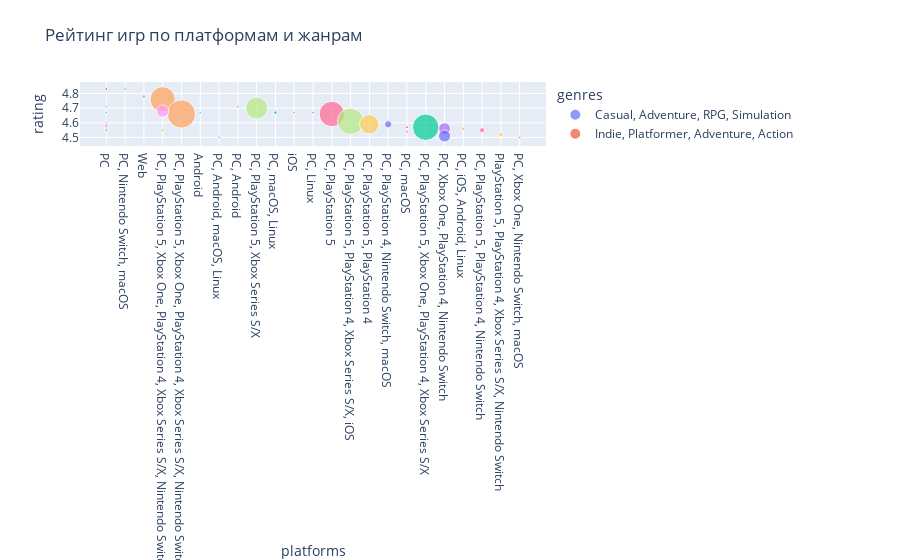

The cell this chart's notebook holds for it:
### Code cell
fig = px.scatter(
    df_analysis,
    x='platforms',
    y='rating',
    size='sales_millions',
    color='genres',
    hover_name='name',
    title='Рейтинг игр по платформам и жанрам'
)
fig.show()

### Figure 1 — Plotly figure (JSON) as saved in the notebook; plotly's stock layout.template omitted (floating-point values rounded to 4 significant figures)
{"data": [{"hovertemplate": "<b>%{hovertext}</b><br><br>genres=Casual, Adventure, RPG, Simulation<br>platforms=%{x}<br>rating=%{y}<br>sales_millions=%{marker.size}<extra></extra>", "hovertext": ["Winter Memories"], "legendgroup": "Casual, Adventure, RPG, Simulation", "marker": {"color": "#636efa", "size": [0.0006], "sizemode": "area", "sizeref": 0.0001595, "symbol": "circle"}, "mode": "markers", "name": "Casual, Adventure, RPG, Simulation", "orientation": "v", "showlegend": true, "type": "scatter", "x": ["PC"], "xaxis": "x", "y": [4.83], "yaxis": "y"}, {"hovertemplate": "<b>%{hovertext}</b><br><br>genres=Indie, Platformer, Adventure, Action<br>platforms=%{x}<br>rating=%{y}<br>sales_millions=%{marker.size}<extra></extra>", "hovertext": ["Sonic Triple Trouble 16-Bit (NoahNCopeland)"], "legendgroup": "Indie, Platformer, Adventure, Action", "marker": {"color": "#EF553B", "size": [0.0006], "sizemode": "area", "sizeref": 0.0001595, "symbol": "circle"}, "mode": "markers", "name": "Indie, Platformer, Adventure, Action", "orientation": "v", "showlegend": true, "type": "scatter", "x": ["PC"], "xaxis": "x", "y": [4.83], "yaxis": "y"}, {"hovertemplate": "<b>%{hovertext}</b><br><br>genres=Indie, Adventure<br>platforms=%{x}<br>rating=%{y}<br>sales_millions=%{marker.size}<extra></extra>", "hovertext": ["No Case Should Remain Unsolved"], "legendgroup": "Indie, Adventure", "marker": {"color": "#00cc96", "size": [0.0006], "sizemode": "area", "sizeref": 0.0001595, "symbol": "circle"}, "mode": "markers", "name": "Indie, Adventure", "orientation": "v", "showlegend": true, "type": "scatter", "x": ["PC, Nintendo Switch, macOS"], "xaxis": "x", "y": [4.83], "yaxis": "y"}, {"hovertemplate": "<b>%{hovertext}</b><br><br>genres=Action, Fighting<br>platforms=%{x}<br>rating=%{y}<br>sales_millions=%{marker.size}<extra></extra>", "hovertext": ["Hellversus"], "legendgroup": "Action, Fighting", "marker": {"color": "#ab63fa", "size": [0.0008], "sizemode": "area", "sizeref": 0.0001595, "symbol": "circle"}, "mode": "markers", "name": "Action, Fighting", "orientation": "v", "showlegend": true, "type": "scatter", "x": ["Web"], "xaxis": "x", "y": [4.78], "yaxis": "y"}, {"hovertemplate": "<b>%{hovertext}</b><br><br>genres=Adventure, RPG<br>platforms=%{x}<br>rating=%{y}<br>sales_millions=%{marker.size}<extra></extra>", "hovertext": ["Persona 5 Royal", "Disco Elysium: Final Cut"], "legendgroup": "Adventure, RPG", "marker": {"color": "#FFA15A", "size": [0.0509, 0.0638], "sizemode": "area", "sizeref": 0.0001595, "symbol": "circle"}, "mode": "markers", "name": "Adventure, RPG", "orientation": "v", "showlegend": true, "type": "scatter", "x": ["PC, PlayStation 5, Xbox One, PlayStation 4, Xbox Series S/X, Nintendo Switch", "PC, PlayStation 5, Xbox One, PlayStation 4, Xbox Series S/X, Nintendo Switch, iOS, macOS"], "xaxis": "x", "y": [4.76, 4.66], "yaxis": "y"}, {"hovertemplate": "<b>%{hovertext}</b><br><br>genres=<br>platforms=%{x}<br>rating=%{y}<br>sales_millions=%{marker.size}<extra></extra>", "hovertext": ["FNaF: Running in the 80's - FNaF Fan-Game", "Outlast Mobile Demo", "Tyl3R5", "Wrapper Offline (MEGA)"], "legendgroup": "", "marker": {"color": "#19d3f3", "size": [0.0005, 0.0006, 0.001, 0.0007], "sizemode": "area", "sizeref": 0.0001595, "symbol": "circle"}, "mode": "markers", "name": "", "orientation": "v", "showlegend": false, "type": "scatter", "x": ["PC", "Android", "PC", "PC, Android, macOS, Linux"], "xaxis": "x", "y": [4.71, 4.67, 4.55, 4.5], "yaxis": "y"}, {"hovertemplate": "<b>%{hovertext}</b><br><br>genres=Casual, Indie, Arcade<br>platforms=%{x}<br>rating=%{y}<br>sales_millions=%{marker.size}<extra></extra>", "hovertext": ["Geometry Dash RazorLeaf"], "legendgroup": "Casual, Indie, Arcade", "marker": {"color": "#FF6692", "size": [0.0006], "sizemode": "area", "sizeref": 0.0001595, "symbol": "circle"}, "mode": "markers", "name": "Casual, Indie, Arcade", "orientation": "v", "showlegend": true, "type": "scatter", "x": ["PC, Android"], "xaxis": "x", "y": [4.71], "yaxis": "y"}, {"hovertemplate": "<b>%{hovertext}</b><br><br>genres=Shooter, Action<br>platforms=%{x}<br>rating=%{y}<br>sales_millions=%{marker.size}<extra></extra>", "hovertext": ["Cyberpunk 2077: Phantom Liberty"], "legendgroup": "Shooter, Action", "marker": {"color": "#B6E880", "size": [0.0388], "sizemode": "area", "sizeref": 0.0001595, "symbol": "circle"}, "mode": "markers", "name": "Shooter, Action", "orientation": "v", "showlegend": true, "type": "scatter", "x": ["PC, PlayStation 5, Xbox Series S/X"], "xaxis": "x", "y": [4.7], "yaxis": "y"}, {"hovertemplate": "<b>%{hovertext}</b><br><br>genres=Action<br>platforms=%{x}<br>rating=%{y}<br>sales_millions=%{marker.size}<extra></extra>", "hovertext": ["The Binding of Isaac: Repentance", "I Am Your Beast"], "legendgroup": "Action", "marker": {"color": "#FF97FF", "size": [0.0121, 0.0011], "sizemode": "area", "sizeref": 0.0001595, "symbol": "circle"}, "mode": "markers", "name": "Action", "orientation": "v", "showlegend": true, "type": "scatter", "x": ["PC, PlayStation 5, Xbox One, PlayStation 4, Xbox Series S/X, Nintendo Switch", "PC"], "xaxis": "x", "y": [4.68, 4.55], "yaxis": "y"}, {"hovertemplate": "<b>%{hovertext}</b><br><br>genres=Indie, Adventure, Action<br>platforms=%{x}<br>rating=%{y}<br>sales_millions=%{marker.size}<extra></extra>", "hovertext": ["Red Matter 2"], "legendgroup": "Indie, Adventure, Action", "marker": {"color": "#FECB52", "size": [0.0006], "sizemode": "area", "sizeref": 0.0001595, "symbol": "circle"}, "mode": "markers", "name": "Indie, Adventure, Action", "orientation": "v", "showlegend": true, "type": "scatter", "x": ["PC"], "xaxis": "x", "y": [4.67], "yaxis": "y"}, {"hovertemplate": "<b>%{hovertext}</b><br><br>genres=Casual, Indie<br>platforms=%{x}<br>rating=%{y}<br>sales_millions=%{marker.size}<extra></extra>", "hovertext": ["Athanasy"], "legendgroup": "Casual, Indie", "marker": {"color": "#636efa", "size": [0.0006], "sizemode": "area", "sizeref": 0.0001595, "symbol": "circle"}, "mode": "markers", "name": "Casual, Indie", "orientation": "v", "showlegend": true, "type": "scatter", "x": ["PC, macOS, Linux"], "xaxis": "x", "y": [4.67], "yaxis": "y"}, {"hovertemplate": "<b>%{hovertext}</b><br><br>genres=Adventure, Puzzle<br>platforms=%{x}<br>rating=%{y}<br>sales_millions=%{marker.size}<extra></extra>", "hovertext": ["Death Palette"], "legendgroup": "Adventure, Puzzle", "marker": {"color": "#EF553B", "size": [0.0005], "sizemode": "area", "sizeref": 0.0001595, "symbol": "circle"}, "mode": "markers", "name": "Adventure, Puzzle", "orientation": "v", "showlegend": true, "type": "scatter", "x": ["iOS"], "xaxis": "x", "y": [4.67], "yaxis": "y"}, {"hovertemplate": "<b>%{hovertext}</b><br><br>genres=Casual, Indie, Adventure, Action<br>platforms=%{x}<br>rating=%{y}<br>sales_millions=%{marker.size}<extra></extra>", "hovertext": ["Shoot Shoot My Waifu"], "legendgroup": "Casual, Indie, Adventure, Action", "marker": {"color": "#00cc96", "size": [0.0009], "sizemode": "area", "sizeref": 0.0001595, "symbol": "circle"}, "mode": "markers", "name": "Casual, Indie, Adventure, Action", "orientation": "v", "showlegend": true, "type": "scatter", "x": ["PC, macOS, Linux"], "xaxis": "x", "y": [4.67], "yaxis": "y"}, {"hovertemplate": "<b>%{hovertext}</b><br><br>genres=Simulation<br>platforms=%{x}<br>rating=%{y}<br>sales_millions=%{marker.size}<extra></extra>", "hovertext": ["siren head simulator (mr bonnie)", "FNAF SANDBOX"], "legendgroup": "Simulation", "marker": {"color": "#ab63fa", "size": [0.0006, 0.001], "sizemode": "area", "sizeref": 0.0001595, "symbol": "circle"}, "mode": "markers", "name": "Simulation", "orientation": "v", "showlegend": true, "type": "scatter", "x": ["PC, Linux", "PC"], "xaxis": "x", "y": [4.67, 4.58], "yaxis": "y"}, {"hovertemplate": "<b>%{hovertext}</b><br><br>genres=Strategy, Puzzle<br>platforms=%{x}<br>rating=%{y}<br>sales_millions=%{marker.size}<extra></extra>", "hovertext": ["One Night at Flumpty's"], "legendgroup": "Strategy, Puzzle", "marker": {"color": "#FFA15A", "size": [0.0006], "sizemode": "area", "sizeref": 0.0001595, "symbol": "circle"}, "mode": "markers", "name": "Strategy, Puzzle", "orientation": "v", "showlegend": true, "type": "scatter", "x": ["iOS"], "xaxis": "x", "y": [4.67], "yaxis": "y"}, {"hovertemplate": "<b>%{hovertext}</b><br><br>genres=Adventure, Action, RPG, Indie, Massively Multiplayer<br>platforms=%{x}<br>rating=%{y}<br>sales_millions=%{marker.size}<extra></extra>", "hovertext": ["ARK: Survival Ascended"], "legendgroup": "Adventure, Action, RPG, Indie, Massively Multiplayer", "marker": {"color": "#19d3f3", "size": [0.0006], "sizemode": "area", "sizeref": 0.0001595, "symbol": "circle"}, "mode": "markers", "name": "Adventure, Action, RPG, Indie, Massively Multiplayer", "orientation": "v", "showlegend": true, "type": "scatter", "x": ["PC"], "xaxis": "x", "y": [4.67], "yaxis": "y"}, {"hovertemplate": "<b>%{hovertext}</b><br><br>genres=Shooter, Adventure, Action<br>platforms=%{x}<br>rating=%{y}<br>sales_millions=%{marker.size}<extra></extra>", "hovertext": ["The Last of Us Part I"], "legendgroup": "Shooter, Adventure, Action", "marker": {"color": "#FF6692", "size": [0.0514], "sizemode": "area", "sizeref": 0.0001595, "symbol": "circle"}, "mode": "markers", "name": "Shooter, Adventure, Action", "orientation": "v", "showlegend": true, "type": "scatter", "x": ["PC, PlayStation 5"], "xaxis": "x", "y": [4.66], "yaxis": "y"}, {"hovertemplate": "<b>%{hovertext}</b><br><br>genres=Adventure, Action<br>platforms=%{x}<br>rating=%{y}<br>sales_millions=%{marker.size}<extra></extra>", "hovertext": ["Resident Evil 4", "Beyond Good & Evil - 20th Anniversary Edition"], "legendgroup": "Adventure, Action", "marker": {"color": "#B6E880", "size": [0.0553, 0.0011], "sizemode": "area", "sizeref": 0.0001595, "symbol": "circle"}, "mode": "markers", "name": "Adventure, Action", "orientation": "v", "showlegend": true, "type": "scatter", "x": ["PC, PlayStation 5, PlayStation 4, Xbox Series S/X, iOS", "PC, PlayStation 5, Xbox One, PlayStation 4, Xbox Series S/X, Nintendo Switch"], "xaxis": "x", "y": [4.61, 4.55], "yaxis": "y"}, {"hovertemplate": "<b>%{hovertext}</b><br><br>genres=Casual<br>platforms=%{x}<br>rating=%{y}<br>sales_millions=%{marker.size}<extra></extra>", "hovertext": ["Desert Stalker (2022)", "What a Legend!"], "legendgroup": "Casual", "marker": {"color": "#FF97FF", "size": [0.001, 0.0011], "sizemode": "area", "sizeref": 0.0001595, "symbol": "circle"}, "mode": "markers", "name": "Casual", "orientation": "v", "showlegend": true, "type": "scatter", "x": ["PC", "PC"], "xaxis": "x", "y": [4.6, 4.58], "yaxis": "y"}, {"hovertemplate": "<b>%{hovertext}</b><br><br>genres=Adventure, Action, RPG<br>platforms=%{x}<br>rating=%{y}<br>sales_millions=%{marker.size}<extra></extra>", "hovertext": ["Ghost of Tsushima Director's Cut"], "legendgroup": "Adventure, Action, RPG", "marker": {"color": "#FECB52", "size": [0.0301], "sizemode": "area", "sizeref": 0.0001595, "symbol": "circle"}, "mode": "markers", "name": "Adventure, Action, RPG", "orientation": "v", "showlegend": true, "type": "scatter", "x": ["PC, PlayStation 5, PlayStation 4"], "xaxis": "x", "y": [4.59], "yaxis": "y"}, {"hovertemplate": "<b>%{hovertext}</b><br><br>genres=Indie, Adventure, Action, RPG<br>platforms=%{x}<br>rating=%{y}<br>sales_millions=%{marker.size}<extra></extra>", "hovertext": ["Deltarune: Chapter 2"], "legendgroup": "Indie, Adventure, Action, RPG", "marker": {"color": "#636efa", "size": [0.0043], "sizemode": "area", "sizeref": 0.0001595, "symbol": "circle"}, "mode": "markers", "name": "Indie, Adventure, Action, RPG", "orientation": "v", "showlegend": true, "type": "scatter", "x": ["PC, PlayStation 4, Nintendo Switch, macOS"], "xaxis": "x", "y": [4.59], "yaxis": "y"}, {"hovertemplate": "<b>%{hovertext}</b><br><br>genres=Casual, Indie, Adventure<br>platforms=%{x}<br>rating=%{y}<br>sales_millions=%{marker.size}<extra></extra>", "hovertext": ["Lil' Guardsman"], "legendgroup": "Casual, Indie, Adventure", "marker": {"color": "#EF553B", "size": [0.0007], "sizemode": "area", "sizeref": 0.0001595, "symbol": "circle"}, "mode": "markers", "name": "Casual, Indie, Adventure", "orientation": "v", "showlegend": true, "type": "scatter", "x": ["PC, macOS"], "xaxis": "x", "y": [4.57], "yaxis": "y"}, {"hovertemplate": "<b>%{hovertext}</b><br><br>genres=Shooter, Adventure, Action, RPG<br>platforms=%{x}<br>rating=%{y}<br>sales_millions=%{marker.size}<extra></extra>", "hovertext": ["Mass Effect: Legendary Edition"], "legendgroup": "Shooter, Adventure, Action, RPG", "marker": {"color": "#00cc96", "size": [0.0556], "sizemode": "area", "sizeref": 0.0001595, "symbol": "circle"}, "mode": "markers", "name": "Shooter, Adventure, Action, RPG", "orientation": "v", "showlegend": true, "type": "scatter", "x": ["PC, PlayStation 5, Xbox One, PlayStation 4, Xbox Series S/X"], "xaxis": "x", "y": [4.57], "yaxis": "y"}, {"hovertemplate": "<b>%{hovertext}</b><br><br>genres=Adventure<br>platforms=%{x}<br>rating=%{y}<br>sales_millions=%{marker.size}<extra></extra>", "hovertext": ["Outer Wilds - Echoes of the Eye"], "legendgroup": "Adventure", "marker": {"color": "#ab63fa", "size": [0.0112], "sizemode": "area", "sizeref": 0.0001595, "symbol": "circle"}, "mode": "markers", "name": "Adventure", "orientation": "v", "showlegend": true, "type": "scatter", "x": ["PC, Xbox One, PlayStation 4, Nintendo Switch"], "xaxis": "x", "y": [4.56], "yaxis": "y"}, {"hovertemplate": "<b>%{hovertext}</b><br><br>genres=Puzzle<br>platforms=%{x}<br>rating=%{y}<br>sales_millions=%{marker.size}<extra></extra>", "hovertext": ["shapez"], "legendgroup": "Puzzle", "marker": {"color": "#FFA15A", "size": [0.0009], "sizemode": "area", "sizeref": 0.0001595, "symbol": "circle"}, "mode": "markers", "name": "Puzzle", "orientation": "v", "showlegend": true, "type": "scatter", "x": ["PC, iOS, Android, Linux"], "xaxis": "x", "y": [4.56], "yaxis": "y"}, {"hovertemplate": "<b>%{hovertext}</b><br><br>genres=Casual, Indie, Action<br>platforms=%{x}<br>rating=%{y}<br>sales_millions=%{marker.size}<extra></extra>", "hovertext": ["The Citadel"], "legendgroup": "Casual, Indie, Action", "marker": {"color": "#19d3f3", "size": [0.0009], "sizemode": "area", "sizeref": 0.0001595, "symbol": "circle"}, "mode": "markers", "name": "Casual, Indie, Action", "orientation": "v", "showlegend": true, "type": "scatter", "x": ["PC"], "xaxis": "x", "y": [4.56], "yaxis": "y"}, {"hovertemplate": "<b>%{hovertext}</b><br><br>genres=Strategy<br>platforms=%{x}<br>rating=%{y}<br>sales_millions=%{marker.size}<extra></extra>", "hovertext": ["Octopath Traveler 2"], "legendgroup": "Strategy", "marker": {"color": "#FF6692", "size": [0.0022], "sizemode": "area", "sizeref": 0.0001595, "symbol": "circle"}, "mode": "markers", "name": "Strategy", "orientation": "v", "showlegend": true, "type": "scatter", "x": ["PC, PlayStation 5, PlayStation 4, Nintendo Switch"], "xaxis": "x", "y": [4.55], "yaxis": "y"}, {"hovertemplate": "<b>%{hovertext}</b><br><br>genres=Shooter, Indie, Action<br>platforms=%{x}<br>rating=%{y}<br>sales_millions=%{marker.size}<extra></extra>", "hovertext": ["HYPER DEMON"], "legendgroup": "Shooter, Indie, Action", "marker": {"color": "#B6E880", "size": [0.0011], "sizemode": "area", "sizeref": 0.0001595, "symbol": "circle"}, "mode": "markers", "name": "Shooter, Indie, Action", "orientation": "v", "showlegend": true, "type": "scatter", "x": ["PC"], "xaxis": "x", "y": [4.55], "yaxis": "y"}, {"hovertemplate": "<b>%{hovertext}</b><br><br>genres=Casual, Adventure, Action, RPG<br>platforms=%{x}<br>rating=%{y}<br>sales_millions=%{marker.size}<extra></extra>", "hovertext": ["Minishoot' Adventures"], "legendgroup": "Casual, Adventure, Action, RPG", "marker": {"color": "#FF97FF", "size": [0.0012], "sizemode": "area", "sizeref": 0.0001595, "symbol": "circle"}, "mode": "markers", "name": "Casual, Adventure, Action, RPG", "orientation": "v", "showlegend": true, "type": "scatter", "x": ["PC, macOS"], "xaxis": "x", "y": [4.54], "yaxis": "y"}, {"hovertemplate": "<b>%{hovertext}</b><br><br>genres=Strategy, RPG<br>platforms=%{x}<br>rating=%{y}<br>sales_millions=%{marker.size}<extra></extra>", "hovertext": ["Unicorn Overlord"], "legendgroup": "Strategy, RPG", "marker": {"color": "#FECB52", "size": [0.0018], "sizemode": "area", "sizeref": 0.0001595, "symbol": "circle"}, "mode": "markers", "name": "Strategy, RPG", "orientation": "v", "showlegend": true, "type": "scatter", "x": ["PlayStation 5, PlayStation 4, Xbox Series S/X, Nintendo Switch"], "xaxis": "x", "y": [4.52], "yaxis": "y"}, {"hovertemplate": "<b>%{hovertext}</b><br><br>genres=Platformer<br>platforms=%{x}<br>rating=%{y}<br>sales_millions=%{marker.size}<extra></extra>", "hovertext": ["Cuphead: The Delicious Last Course"], "legendgroup": "Platformer", "marker": {"color": "#636efa", "size": [0.0117], "sizemode": "area", "sizeref": 0.0001595, "symbol": "circle"}, "mode": "markers", "name": "Platformer", "orientation": "v", "showlegend": true, "type": "scatter", "x": ["PC, Xbox One, PlayStation 4, Nintendo Switch"], "xaxis": "x", "y": [4.51], "yaxis": "y"}, {"hovertemplate": "<b>%{hovertext}</b><br><br>genres=Indie<br>platforms=%{x}<br>rating=%{y}<br>sales_millions=%{marker.size}<extra></extra>", "hovertext": ["Welcome to Elk"], "legendgroup": "Indie", "marker": {"color": "#EF553B", "size": [0.0006], "sizemode": "area", "sizeref": 0.0001595, "symbol": "circle"}, "mode": "markers", "name": "Indie", "orientation": "v", "showlegend": true, "type": "scatter", "x": ["PC, Xbox One, Nintendo Switch, macOS"], "xaxis": "x", "y": [4.5], "yaxis": "y"}], "layout": {"legend": {"itemsizing": "constant", "title": {"text": "genres"}, "tracegroupgap": 0}, "title": {"text": "Рейтинг игр по платформам и жанрам"}, "xaxis": {"anchor": "y", "domain": [0, 1], "title": {"text": "platforms"}}, "yaxis": {"anchor": "x", "domain": [0, 1], "title": {"text": "rating"}}}}
